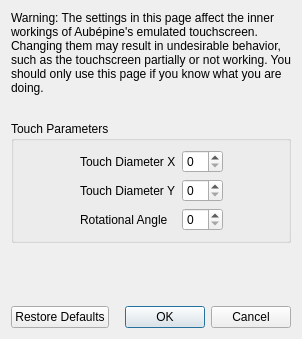
<?xml version="1.0" encoding="UTF-8"?>
<ui version="4.0">
 <class>ConfigureTouchscreenAdvanced</class>
 <widget class="QDialog" name="ConfigureTouchscreenAdvanced">
  <property name="geometry">
   <rect>
    <x>0</x>
    <y>0</y>
    <width>298</width>
    <height>339</height>
   </rect>
  </property>
  <property name="windowTitle">
   <string>Configure Touchscreen</string>
  </property>
  <layout class="QVBoxLayout" name="verticalLayout">
   <item>
    <widget class="QLabel" name="label_2">
     <property name="minimumSize">
      <size>
       <width>280</width>
       <height>0</height>
      </size>
     </property>
     <property name="text">
      <string>Warning: The settings in this page affect the inner workings of Aubépine's emulated touchscreen. Changing them may result in undesirable behavior, such as the touchscreen partially or not working. You should only use this page if you know what you are doing.</string>
     </property>
     <property name="wordWrap">
      <bool>true</bool>
     </property>
    </widget>
   </item>
   <item>
    <spacer name="verticalSpacer_2">
     <property name="orientation">
      <enum>Qt::Vertical</enum>
     </property>
     <property name="sizeType">
      <enum>QSizePolicy::Fixed</enum>
     </property>
     <property name="sizeHint" stdset="0">
      <size>
       <width>20</width>
       <height>20</height>
      </size>
     </property>
    </spacer>
   </item>
   <item>
    <widget class="QGroupBox" name="gridGroupBox">
     <property name="title">
      <string>Touch Parameters</string>
     </property>
     <layout class="QGridLayout" name="gridLayout">
      <item row="0" column="0">
       <spacer name="horizontalSpacer">
        <property name="orientation">
         <enum>Qt::Horizontal</enum>
        </property>
        <property name="sizeHint" stdset="0">
         <size>
          <width>40</width>
          <height>20</height>
         </size>
        </property>
       </spacer>
      </item>
      <item row="1" column="1">
       <widget class="QLabel" name="label_4">
        <property name="text">
         <string>Touch Diameter Y</string>
        </property>
       </widget>
      </item>
      <item row="0" column="3">
       <spacer name="horizontalSpacer_2">
        <property name="orientation">
         <enum>Qt::Horizontal</enum>
        </property>
        <property name="sizeHint" stdset="0">
         <size>
          <width>40</width>
          <height>20</height>
         </size>
        </property>
       </spacer>
      </item>
      <item row="0" column="1">
       <widget class="QLabel" name="label_3">
        <property name="text">
         <string>Touch Diameter X</string>
        </property>
       </widget>
      </item>
      <item row="2" column="1">
       <widget class="QLabel" name="label_5">
        <property name="text">
         <string>Rotational Angle</string>
        </property>
       </widget>
      </item>
      <item row="0" column="2">
       <widget class="QSpinBox" name="diameter_x_box"/>
      </item>
      <item row="1" column="2">
       <widget class="QSpinBox" name="diameter_y_box"/>
      </item>
      <item row="2" column="2">
       <widget class="QSpinBox" name="angle_box"/>
      </item>
     </layout>
    </widget>
   </item>
   <item>
    <spacer name="verticalSpacer">
     <property name="orientation">
      <enum>Qt::Vertical</enum>
     </property>
     <property name="sizeHint" stdset="0">
      <size>
       <width>20</width>
       <height>40</height>
      </size>
     </property>
    </spacer>
   </item>
   <item>
    <layout class="QHBoxLayout" name="horizontalLayout">
     <item>
      <widget class="QPushButton" name="restore_defaults_button">
       <property name="text">
        <string>Restore Defaults</string>
       </property>
      </widget>
     </item>
     <item>
      <widget class="QDialogButtonBox" name="buttonBox">
       <property name="standardButtons">
        <set>QDialogButtonBox::Cancel|QDialogButtonBox::Ok</set>
       </property>
      </widget>
     </item>
    </layout>
   </item>
  </layout>
 </widget>
 <resources/>
 <connections>
  <connection>
   <sender>buttonBox</sender>
   <signal>accepted()</signal>
   <receiver>ConfigureTouchscreenAdvanced</receiver>
   <slot>accept()</slot>
  </connection>
  <connection>
   <sender>buttonBox</sender>
   <signal>rejected()</signal>
   <receiver>ConfigureTouchscreenAdvanced</receiver>
   <slot>reject()</slot>
   </connection>
 </connections>
</ui>
